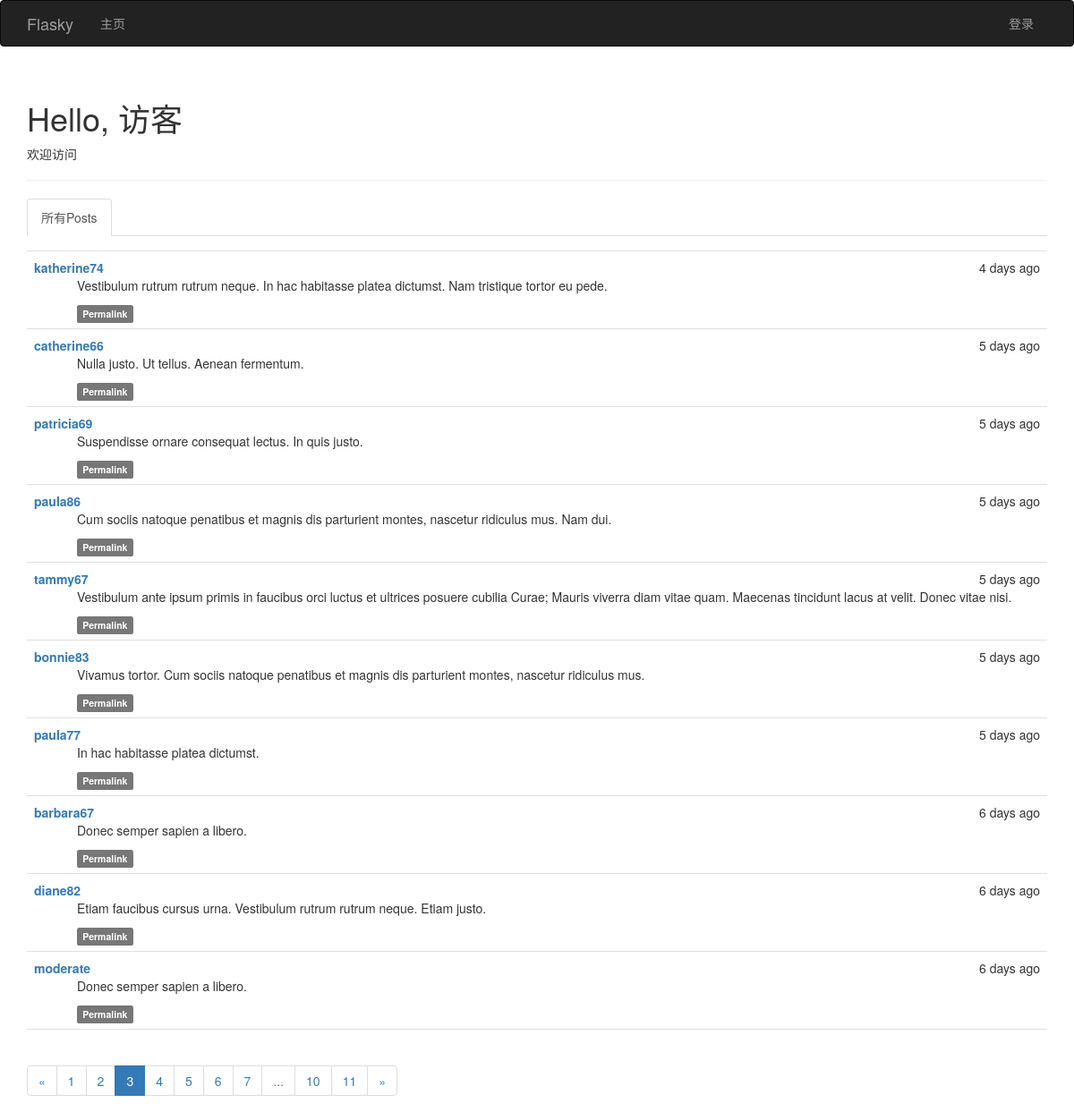
/?page=3, run on the app's committed database.
### app/models.py (models this page shows, shortened)
class Post(db.Model):
    __tablename__ = 'posts'
    id = db.Column(db.Integer, primary_key=True)
    body = db.Column(db.Text)
    timestamp = db.Column(db.DateTime, index=True, default=datetime.utcnow)
    author_id = db.Column(db.Integer, db.ForeignKey('users.id'))
    body_html = db.Column(db.Text)

class User(UserMixin, db.Model):
    __tablename__ = 'users'
    id = db.Column(db.Integer, primary_key=True)
    username = db.Column(db.String(64), unique=True, index=True)
    email = db.Column(db.String(64), unique=True,index=True)
    role_id = db.Column(db.Integer, db.ForeignKey('roles.id'))
    password_hash = db.Column(db.String(128))
    confirmed = db.Column(db.Boolean, default= False)
    name = db.Column(db.String(64))
    location = db.Column(db.String(128))
    about_me = db.Column(db.Text())
    member_since = db.Column(db.DateTime(), default=datetime.utcnow)
    last_seen = db.Column(db.DateTime(), default=datetime.utcnow)
    posts = db.relationship('Post', backref='author', lazy='dynamic')
    followed = db.relationship('Follow', foreign_keys=[Follow.follower_id], backref=db.backref('follower', lazy='joined')
                               , lazy='dynamic', cascade='all,delete-orphan')
    followers = db.relationship('Follow', foreign_keys=[Follow.followed_id], backref=db.backref('followed',lazy='joined')
                                , lazy='dynamic',cascade='all,delete-orphan')
    @property
    def password(self):
        raise AttributeError('password is not a readable attribute')

### app/main/views.py (the view)
@main.route('/',methods=['GET','POST'])
def index():
    form = PostForm()
    if current_user.can(Permission.WRITE_ARTICLES) and form.validate_on_submit():
        post = Post(body=form.body.data, author=current_user._get_current_object())
        db.session.add(post)
        return redirect(url_for('.index'))
    show_followed = False
    if current_user.is_authenticated:
        show_followed = bool(request.cookies.get('show_followed',''))
    if show_followed:
        query = current_user.followed_posts
    else:
        query = Post.query
    page = request.args.get('page',1, type=int)
    pagination = query.order_by(Post.timestamp.desc()).paginate(page,
                per_page=current_app.config['FLASKY_POSTS_PER_PAGE'], error_out=False)
    posts = pagination.items
    return render_template('index.html', form = form, posts=posts, pagination=pagination, show_followed=show_followed)

### app/auth/views.py (called while the page is built)
@auth.before_app_request
def before_request():
    if current_user.is_authenticated:
        current_user.ping()
        if not current_user.confirmed and request.endpoint[:5] != 'auth.':
            return redirect(url_for('auth.unconfirmed'))

### app/main/__init__.py (called while the page is built)
@main.app_context_processor
def inject_permissions():
    return dict(Permission=Permission)

### app/models.py (called while the page is built)
    def can(self, permission):
        return False

    def is_administrator(self):
        return False

### app/templates/index.html (shortened to what this page needs)
{%  extends "base.html" %}
{%  import "bootstrap/wtf.html" as wtf %}
{%  import "_macros.html" as macros %}
{% block page_content %}
    <div class="page-header">
        <h1>Hello, {% if current_user.is_authenticated %}{{ current_user.username }} {% else %} 访客{% endif %} </h1>
        {% if not known %}
            <p>欢迎访问</p>
         {% else %}
            <p>欢迎再次光临！</p>
        {% endif %}
    </div>
    <div class="post-tabs">
        <ul class="nav nav-tabs">
            <li {% if not show_followed %} class="active" {% endif %}> <a href="{{ url_for('.show_all') }}">所有Posts</a></li>
        </ul>
  {%  include '_posts.html' %}
    </div>
    {% if pagination %}
        <div class="pagination">
            {{ macros.pagination_widget(pagination,'.index') }}
        </div>
    {% endif %}
{% endblock %}

### app/templates/_posts.html (shortened to what this page needs)
  <ul class="posts">
        {% for post in posts %}
            <li class="post">
                <div class="post-date">
                    {{ moment(post.timestamp).fromNow() }}
                </div>
                <div class="post-author">
                    <a href="{{ url_for('.user', username=post.author.username) }}">{{ post.author.username }}</a>
                </div>
                <div class="post-content">
                    {% if post.body_html %}
                        {{  post.body_html | safe }}
                    {% else %}
                        {{ post.body }}
                    {% endif %}
                    <div class="post-footer">
                        <a href="{{ url_for('.post', id=post.id) }}">
                            <span class="label label-default">Permalink</span>
                        </a>
                    </div>
                </div>
            </li>
        {% endfor %}
    </ul>

### app/static/style.css (style rules this page uses)
ul.posts { list-style-type: none; padding: 0px; margin: 16px 0px 0px 0px; border-top: 1px solid #e0e0e0; }
ul.posts li.post { padding: 8px; border-bottom: 1px solid #e0e0e0; }
div.post-date { float: right; }
div.post-author { font-weight: bold; }
div.post-content { margin-left: 48px; min-height: 48px; }

### data on the page
Post: timestamp "4 days ago", author.username "katherine74", body_html "Vestibulum rutrum rutrum neque. In hac habitasse platea dictumst. Nam tristique tortor eu pede."
Post: timestamp "5 days ago", author.username "catherine66", body_html "Nulla justo. Ut tellus. Aenean fermentum."
Post: timestamp "5 days ago", author.username "patricia69", body_html "Suspendisse ornare consequat lectus. In quis justo."
Post: timestamp "5 days ago", author.username "paula86", body_html "Cum sociis natoque penatibus et magnis dis parturient montes, nascetur ridiculus mus. Nam dui."
Post: timestamp "5 days ago", author.username "tammy67", body_html "Vestibulum ante ipsum primis in faucibus orci luctus et ultrices posuere cubilia Curae; Mauris viverra diam vitae quam. Maecenas tincidunt lacus at velit. Donec vitae nisi."
Post: timestamp "5 days ago", author.username "bonnie83", body_html "Vivamus tortor. Cum sociis natoque penatibus et magnis dis parturient montes, nascetur ridiculus mus."
Post: timestamp "5 days ago", author.username "paula77", body_html "In hac habitasse platea dictumst."
Post: timestamp "6 days ago", author.username "barbara67", body_html "Donec semper sapien a libero."
Post: timestamp "6 days ago", author.username "diane82", body_html "Etiam faucibus cursus urna. Vestibulum rutrum rutrum neque. Etiam justo."
Post: timestamp "6 days ago", author.username "moderate", body_html "Donec semper sapien a libero."

### other printed values
{{ p }} "1" "2" "4" "5" "6" "7" "10" "11"
{{ p }} "3"
